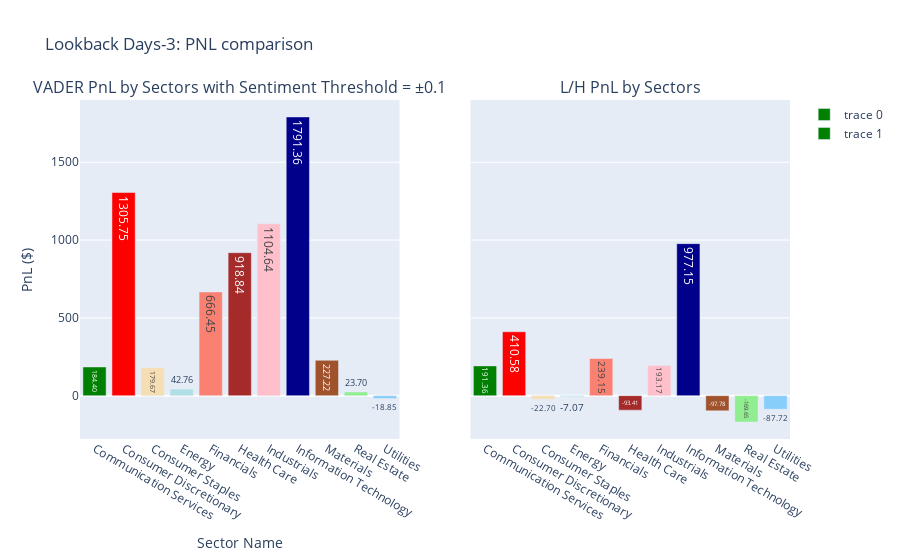

The notebook cell saved with this chart:
### Code cell
# pnl 

week = 3

labels = list(df_summary["Sector"])
colors = ['green','red','wheat','powderblue','salmon','brown','pink','darkblue','sienna','lightgreen','lightskyblue']
fig = make_subplots(rows=1, cols=2, column_widths=[0.5, 0.5],
                    subplot_titles=("VADER PnL by Sectors with Sentiment Threshold = ±0.1","L/H PnL by Sectors"),
                    vertical_spacing=0.1,
                  horizontal_spacing=0.1,
                  shared_yaxes='all')
fig.add_trace(go.Bar(x = df_summary["Sector"], y=df_summary["sumVADER"], marker_color=colors),
              row=1, col=1)

fig.add_trace(go.Bar(x = df_summary["Sector"], y=df_summary["sumL_H"],marker_color=colors),
              row=1, col=2)
fig.update_traces(texttemplate='%{y:.2f}')
fig.update_layout(title="Lookback Days-"+str(week)+': PNL comparison',
                   xaxis_title='Sector Name',
                   yaxis_title='PnL ($)')
fig.show()

### Figure 1 — Plotly figure (JSON) as saved in the notebook; plotly's stock layout.template omitted (floating-point values rounded to 4 significant figures)
{"data": [{"marker": {"color": ["green", "red", "wheat", "powderblue", "salmon", "brown", "pink", "darkblue", "sienna", "lightgreen", "lightskyblue"]}, "texttemplate": "%{y:.2f}", "type": "bar", "x": ["Communication Services", "Consumer Discretionary", "Consumer Staples", "Energy", "Financials", "Health Care", "Industrials", "Information Technology", "Materials", "Real Estate", "Utilities"], "xaxis": "x", "y": [184.4, 1306.0, 179.7, 42.76, 666.5, 918.8, 1105.0, 1791.0, 227.2, 23.7, -18.85], "yaxis": "y"}, {"marker": {"color": ["green", "red", "wheat", "powderblue", "salmon", "brown", "pink", "darkblue", "sienna", "lightgreen", "lightskyblue"]}, "texttemplate": "%{y:.2f}", "type": "bar", "x": ["Communication Services", "Consumer Discretionary", "Consumer Staples", "Energy", "Financials", "Health Care", "Industrials", "Information Technology", "Materials", "Real Estate", "Utilities"], "xaxis": "x2", "y": [191.4, 410.6, -22.7, -7.07, 239.1, -93.41, 193.2, 977.1, -97.78, -169.6, -87.72], "yaxis": "y2"}], "layout": {"annotations": [{"font": {"size": 16}, "showarrow": false, "text": "VADER PnL by Sectors with Sentiment Threshold = ±0.1", "x": 0.225, "xanchor": "center", "xref": "paper", "y": 1, "yanchor": "bottom", "yref": "paper"}, {"font": {"size": 16}, "showarrow": false, "text": "L/H PnL by Sectors", "x": 0.775, "xanchor": "center", "xref": "paper", "y": 1, "yanchor": "bottom", "yref": "paper"}], "title": {"text": "Lookback Days-3: PNL comparison"}, "xaxis": {"anchor": "y", "domain": [0, 0.45], "title": {"text": "Sector Name"}}, "xaxis2": {"anchor": "y2", "domain": [0.55, 1]}, "yaxis": {"anchor": "x", "domain": [0, 1], "title": {"text": "PnL ($)"}}, "yaxis2": {"anchor": "x2", "domain": [0, 1], "matches": "y", "showticklabels": false}}}
